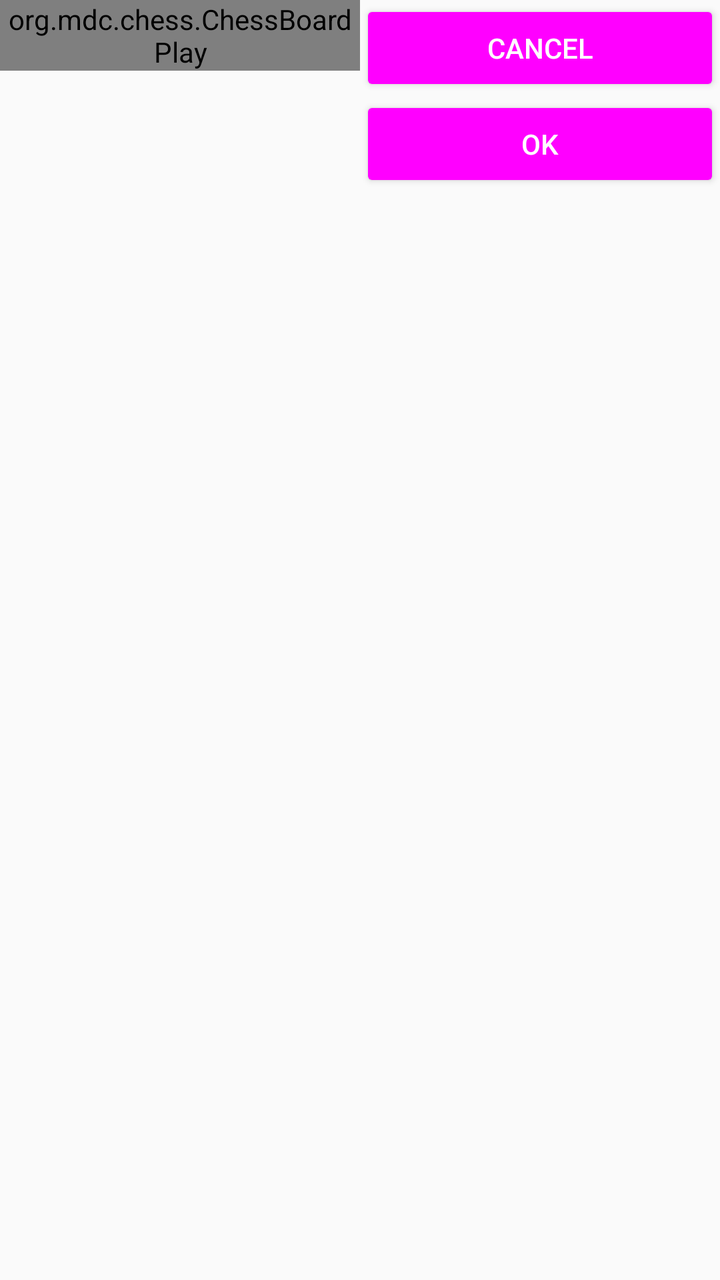
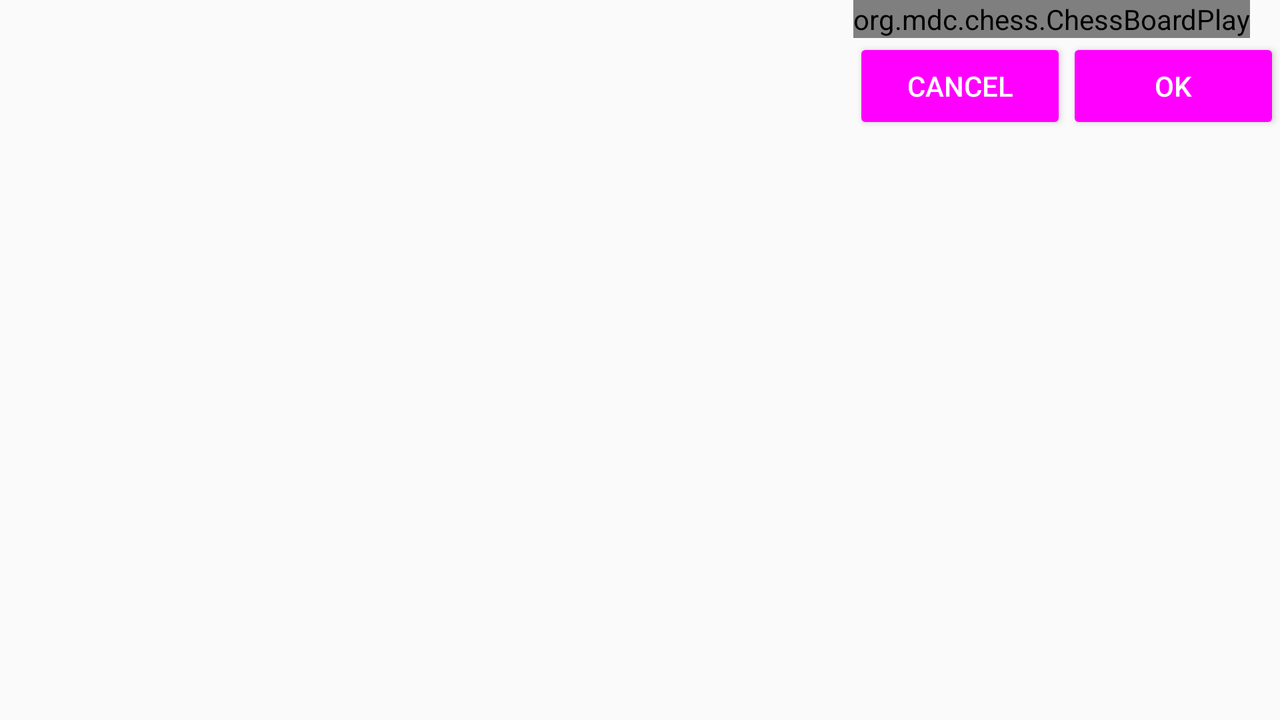

The same Android screen from two of the app's own layout files: first res/layout/ as a phone draws it, then the author's variant for another configuration, drawn on a device whose configuration selects that folder. Both files follow.
<!-- AndroidManifest.xml: application theme AppTheme -->
<!-- res/layout/load_fen.xml -->
<?xml version="1.0" encoding="utf-8"?>
<LinearLayout xmlns:android="http://schemas.android.com/apk/res/android"
    android:layout_width="fill_parent"
    android:layout_height="fill_parent"
    android:orientation="vertical">

    <LinearLayout
        android:layout_width="fill_parent"
        android:layout_height="wrap_content"
        android:orientation="horizontal">

        <LinearLayout
            android:layout_width="fill_parent"
            android:layout_height="wrap_content"
            android:layout_weight="1"
            android:orientation="vertical">

            <view
                android:id="@+id/loadfen_chessboard"
                class="org.mdc.chess.ChessBoardPlay"
                android:layout_width="fill_parent"
                android:layout_height="fill_parent" />
        </LinearLayout>

        <LinearLayout
            android:layout_width="fill_parent"
            android:layout_height="wrap_content"
            android:layout_weight="1"
            android:orientation="vertical">

            <Button
                android:id="@+id/loadfen_cancel"
                style="@style/Widget.AppCompat.Button.Colored"
                android:layout_width="match_parent"
                android:layout_height="wrap_content"
                android:text="@string/cancel" />

            <Button
                android:id="@+id/loadfen_ok"
                style="@style/Widget.AppCompat.Button.Colored"
                android:layout_width="match_parent"
                android:layout_height="wrap_content"
                android:text="@android:string/ok" />
        </LinearLayout>
    </LinearLayout>

    <ListView
        android:id="@android:id/list"
        android:layout_width="fill_parent"
        android:layout_height="fill_parent"
        android:focusable="false" />
</LinearLayout>
<!-- resources referenced by this layout -->
<resources>
  <string name="cancel">Cancel</string>
  <!-- from res/values-v21/ -->
  <style name="AppTheme" parent="AppTheme.Base">
          <item name="android:windowContentTransitions">true</item>
          <item name="android:windowAllowEnterTransitionOverlap">true</item>
          <item name="android:windowAllowReturnTransitionOverlap">true</item>
          <item name="android:windowSharedElementEnterTransition">@android:transition/move</item>
          <item name="android:windowSharedElementExitTransition">@android:transition/move</item>
      </style>
  <style name="AppTheme.Base" parent="Theme.AppCompat.Light.NoActionBar">
          <item name="colorPrimary">@color/colorPrimary</item>
          <item name="colorPrimaryDark">@color/colorPrimaryDark</item>
          <item name="colorAccent">@color/colorAccent</item>
          <item name="android:windowNoTitle">true</item>
          <item name="windowActionBar">false</item>
          <item name="drawerArrowStyle">@style/DrawerArrowStyle</item>
      </style>
  <color name="colorPrimary">@color/material_color_grey_800</color>
  <color name="colorPrimaryDark">@color/material_color_grey_900</color>
  <color name="colorAccent">@color/material_color_red_500</color>
  <style name="DrawerArrowStyle" parent="Widget.AppCompat.DrawerArrowToggle">
          <item name="spinBars">true</item>
          <item name="color">@android:color/white</item>
      </style>
</resources>
<!-- res/layout-land/load_fen.xml (the author's variant of the layout above) -->
<!-- drawn on the phone turned sideways -->
<?xml version="1.0" encoding="utf-8"?>
<LinearLayout xmlns:android="http://schemas.android.com/apk/res/android"
    android:layout_width="fill_parent"
    android:layout_height="fill_parent"
    android:baselineAligned="false"
    android:orientation="horizontal">

    <ListView
        android:id="@android:id/list"
        android:layout_width="fill_parent"
        android:layout_height="fill_parent"
        android:layout_weight="1"
        android:focusable="false" />

    <LinearLayout
        android:layout_width="fill_parent"
        android:layout_height="wrap_content"
        android:layout_weight="2"
        android:baselineAligned="false"
        android:orientation="vertical">

        <LinearLayout
            android:layout_width="wrap_content"
            android:layout_height="wrap_content"
            android:orientation="horizontal">

            <view
                android:id="@+id/loadfen_chessboard"
                class="org.mdc.chess.ChessBoardPlay"
                android:layout_width="wrap_content"
                android:layout_height="wrap_content" />
        </LinearLayout>

        <LinearLayout
            style="?android:attr/buttonBarStyle"
            android:layout_width="fill_parent"
            android:layout_height="fill_parent"
            android:orientation="horizontal">

            <Button
                android:id="@+id/loadfen_cancel"
                style="@style/Widget.AppCompat.Button.Colored"
                android:layout_width="match_parent"
                android:layout_height="wrap_content"
                android:layout_weight="1"
                android:text="@string/cancel" />

            <Button
                android:id="@+id/loadfen_ok"
                style="@style/Widget.AppCompat.Button.Colored"
                android:layout_width="match_parent"
                android:layout_height="wrap_content"
                android:layout_weight="1"
                android:text="@android:string/ok" />
        </LinearLayout>
    </LinearLayout>
</LinearLayout>
